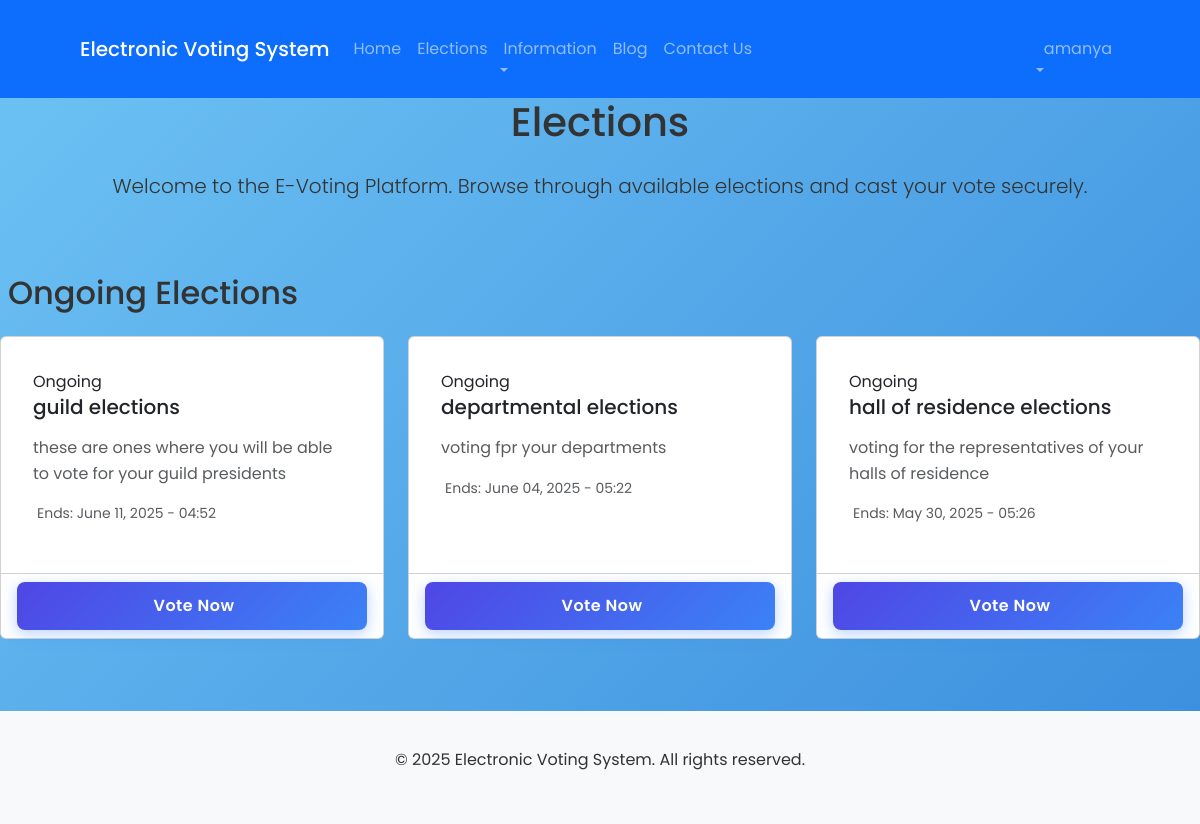
The app's page /voting/ (signed in) with its own data.
### electronic_voting/models.py (models this page shows, shortened)
class Election(models.Model):
    title = models.CharField(max_length=200)
    description = models.TextField()
    start_date = models.DateTimeField()
    end_date = models.DateTimeField()
    created_at = models.DateTimeField(auto_now_add=True)
    is_active = models.BooleanField(default=True)

### electronic_voting/views.py (the view)
# urls.py: path('', views.election_list, name='election_list'),
@login_required
def election_list(request):
    current_time = timezone.now()
    upcoming_elections = Election.objects.filter(start_date__gt=current_time, is_active=True)
    ongoing_elections = Election.objects.filter(start_date__lte=current_time, end_date__gte=current_time, is_active=True)
    past_elections = Election.objects.filter(end_date__lt=current_time, is_active=True)
    return render(request, 'electronic_voting/election_list.html', {
        'upcoming_elections': upcoming_elections,
        'ongoing_elections': ongoing_elections,
        'past_elections': past_elections,
    })

### templates/electronic_voting/election_list.html (shortened to what this page needs)
{% extends 'electronic_voting/base.html' %}
{% block content %}
<div class="row mb-4">
    <div class="col-12">
        <h1 class="text-center mb-4">Elections</h1>
        <div class="text-center mb-5">
            <p class="lead">Welcome to the E-Voting Platform. Browse through available elections and cast your vote securely.</p>
        </div>
    </div>
</div>
{% if ongoing_elections %}
<div class="row mb-5">
    <div class="col-12">
        <h2 class="mb-4">Ongoing Elections</h2>
        <div class="row">
            {% for election in ongoing_elections %}
            <div class="col-md-4 mb-4">
                <div class="card h-100">
                    <div class="card-body position-relative">
                        <span class="election-status status-ongoing">Ongoing</span>
                        <h5 class="card-title mb-3">{{ election.title }}</h5>
                        <p class="card-text text-muted mb-3">{{ election.description|truncatewords:20 }}</p>
                        <p class="small text-muted">
                             Ends: {{ election.end_date|date:"F d, Y - H:i" }}
                        </p>
                    </div>
                    <div class="card-footer bg-transparent">
                        <a href="{% url 'election_detail' election.id %}" class="btn btn-primary w-100">
                             Vote Now
                        </a>
                    </div>
                </div>
            </div>
            {% endfor %}
        </div>
    </div>
</div>
{% endif %}
{% endblock %}

### templates/electronic_voting/base.html (shortened to what this page needs)
<!DOCTYPE html>
<html lang="en">
<head>
    <link href="https://cdn.jsdelivr.net/npm/bootstrap@5.3.0/dist/css/bootstrap.min.css" rel="stylesheet">
    <link rel="stylesheet" href="/static/css/main.css">
    <link rel="stylesheet" href="/static/css/auth.css">
</head>
<body>
    <header>
        <nav class="navbar navbar-expand-lg navbar-dark bg-primary">
            <div class="container">
                <a class="navbar-brand" href="/">Electronic Voting System</a>
                <div class="collapse navbar-collapse" id="navbarNav">
                    <ul class="navbar-nav me-auto">
                        <li class="nav-item">
                            <a class="nav-link" href="/">Home</a>
                        </li>
                        <li class="nav-item">
                            <a class="nav-link" href="/voting/">Elections</a>
                        </li>
                        <li class="nav-item dropdown">
                            <a class="nav-link dropdown-toggle" href="#" id="navbarDropdown" role="button" data-bs-toggle="dropdown">
                                Information
                            </a>
                        </li>
                        <li class="nav-item">
                            <a class="nav-link" href="/blog/">Blog</a>
                        </li>
                        <li class="nav-item">
                            <a class="nav-link" href="/contact/">Contact Us</a>
                        </li>
                    </ul>
                    <ul class="navbar-nav ms-auto">
                        {% if user.is_authenticated %}
                            <li class="nav-item dropdown">
                                <a class="nav-link dropdown-toggle" href="#" id="userDropdown" role="button" data-bs-toggle="dropdown">
                                     {{ user.username }}
                                </a>
                            </li>
                        {% endif %}
                    </ul>
                </div>
            </div>
        </nav>
    </header>
    <main>
        {% block content %}{% endblock %}
    </main>
    <footer class="bg-light py-3 mt-5">
        <div class="container text-center">
            <p>&copy; {% now "Y" %} Electronic Voting System. All rights reserved.</p>
        </div>
    </footer>
</body>
</html>

### static/css/main.css (style rules this page uses)
:root { --primary-color: #3498db; --secondary-color: #2ecc71; --background-color: #f9f9f9; --text-color: #333; --danger-color: #e74c3c; }
body { font-family: 'Arial', sans-serif; background-color: var(--background-color); color: var(--text-color); line-height: 1.6; margin: 0; padding: 0; }
.container { width: 90%; max-width: 1200px; margin: 0 auto; padding: 20px; }
.btn { display: inline-block; padding: 10px 15px; border: none; border-radius: 4px; cursor: pointer; text-decoration: none; font-weight: bold; transition: background-color 0.3s ease; }
.btn-primary { background-color: var(--primary-color); color: white; }

### static/css/auth.css (style rules this page uses)
body { font-family: 'Poppins', sans-serif; background: linear-gradient(135deg, #6ec3f4, #3a8ddd); min-height: 100vh; }
.container { animation: fadeIn 0.8s ease-in-out; }
.card-body { padding: 2rem !important; }
.btn-primary { background: linear-gradient(135deg, #4f46e5, #3b82f6); border: none; border-radius: 8px; padding: 12px; font-weight: 600; letter-spacing: 0.5px; box-shadow: 0 4px 15px rgba(59, 130, 246, 0.35); transition: all 0.3s ease; }
a { color: #3b82f6; font-weight: 500; text-decoration: none; transition: all 0.3s ease; position: relative; }
a:after { content: ''; position: absolute; width: 0; height: 2px; bottom: -2px; left: 0; background: linear-gradient(90deg, #3b82f6, #1e40af); transition: width 0.3s ease; }

### records on screen
Election: title "guild elections", description "these are ones where you will be able to vote for your guild presidents", end_date "June 11, 2025 - 04:52"
Election: title "departmental elections", description "voting fpr your departments", end_date "June 04, 2025 - 05:22"
Election: title "hall of residence elections", description "voting for the representatives of your halls of residence", end_date "May 30, 2025 - 05:26"

### other values on screen
{{ user.username }} "amanya"
